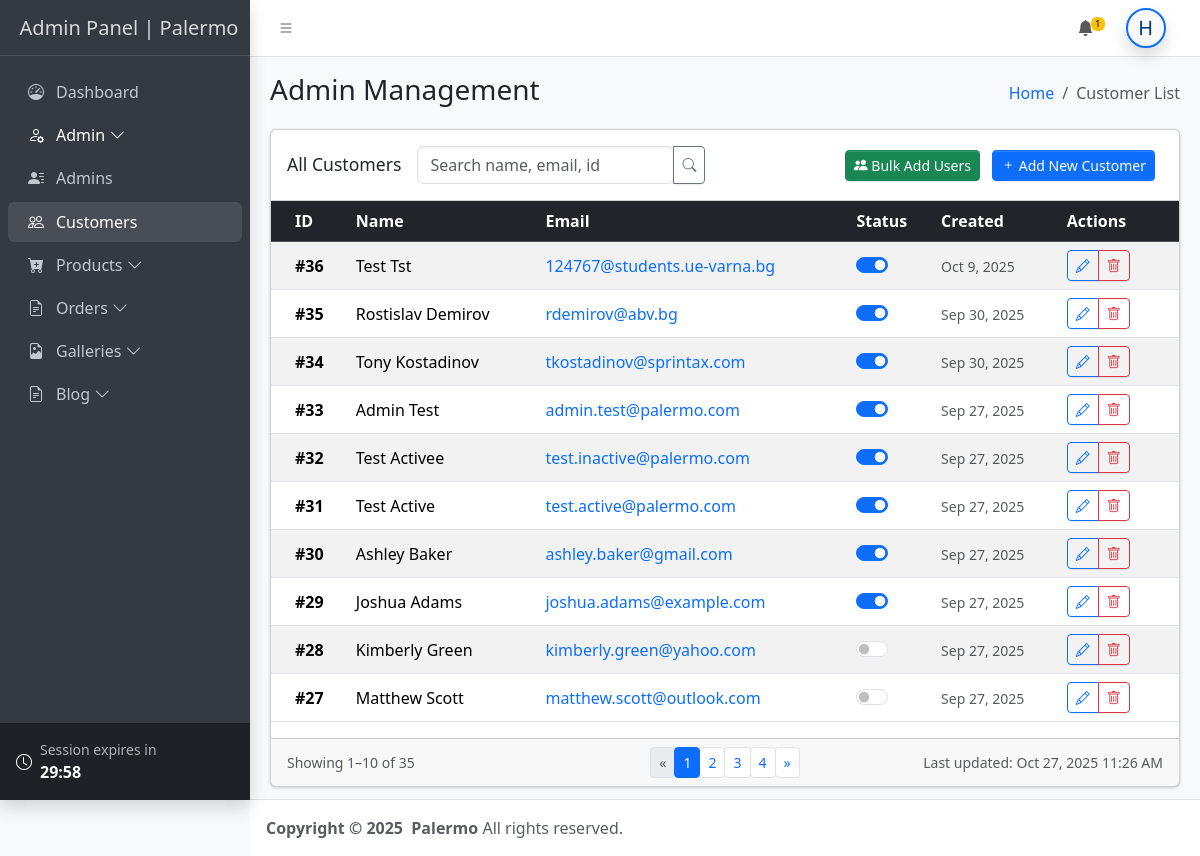
The page /admin/user_list (signed in) on the database as committed earlier.
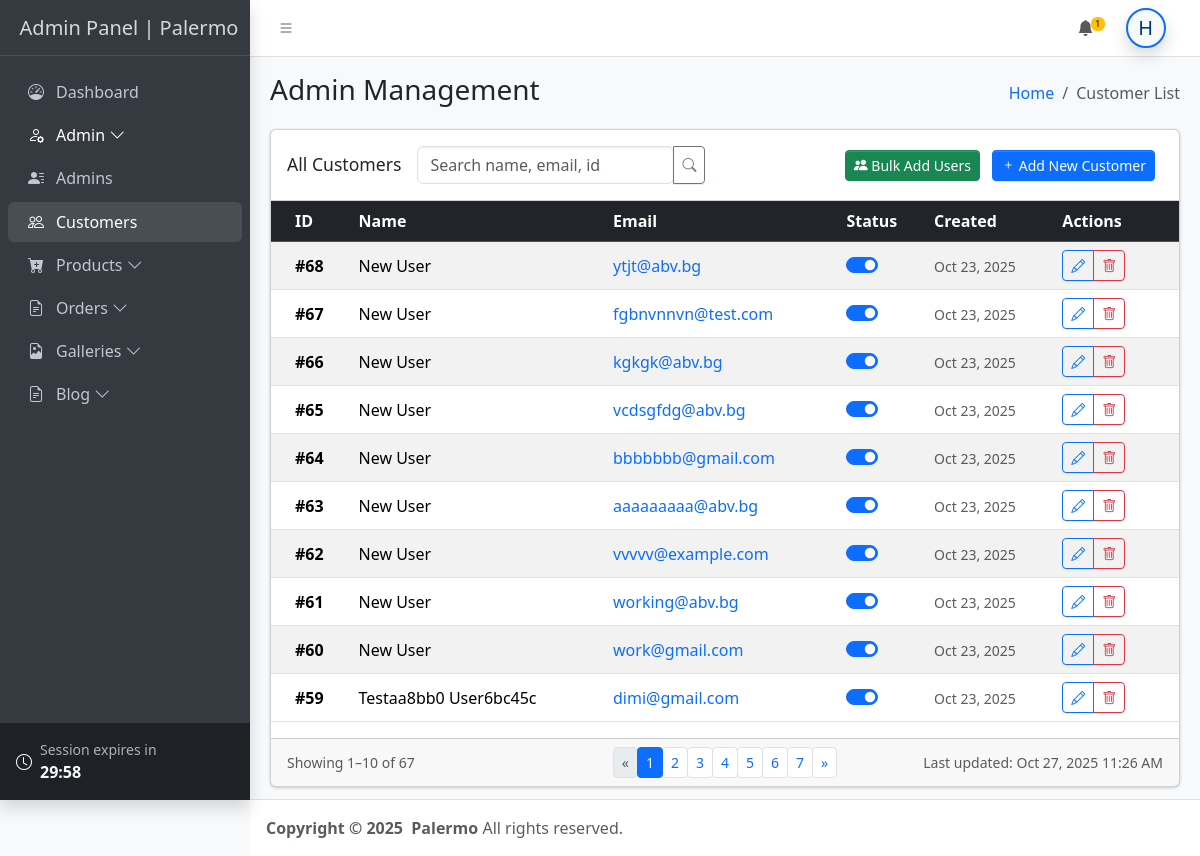
The same page on the database as committed later.
### tables this page shows
CREATE TABLE `users` (
  `id` int(11) NOT NULL,
  `first_name` varchar(100) DEFAULT NULL,
  `last_name` varchar(100) DEFAULT NULL,
  `email` varchar(150) DEFAULT NULL,
  `password` varchar(255) DEFAULT NULL,
  `address` varchar(255) DEFAULT NULL,
  `city` varchar(100) DEFAULT NULL,
  `phone` varchar(50) DEFAULT NULL,
  `zip_code` varchar(20) DEFAULT NULL,
  `active` enum('0','1') DEFAULT '1',
  `created_at` timestamp NOT NULL DEFAULT current_timestamp(),
  `updated_at` timestamp NOT NULL DEFAULT current_timestamp() ON UPDATE current_timestamp()
);

### admin/include/Paginator.php (called while the page is built, shortened)
<?php
class Paginator
{
    public int $perPage;
    public int $currentPage;
    public int $totalPages;
    public function __construct(int $totalItems, int $currentPage = 1, int $perPage = 5)
    {
        $this->perPage = max(1, $perPage);
        $this->totalItems = max(0, $totalItems);
        $this->totalPages = (int) max(1, ceil($this->totalItems / $this->perPage));
        $this->currentPage = min(max(1, $currentPage), $this->totalPages);
    }
    public function offset(): int
    {
        return ($this->currentPage - 1) * $this->perPage;
    }
    public function pages(): array
    {
        return range(1, $this->totalPages);
    }
}

### admin/include/functions.php (called while the page is built, shortened)
<?php
function buildPageUrl(int $page, ?string $base = null): string
{
    $base = $base ?: 'admin_list';
    $query = [];
    if ($page > 1) {
        $query['page'] = $page;
    }
    $qs = http_build_query($query);
    return $base . ($qs ? ('?' . $qs) : '');
}

### admin/user_list.php (the view, shortened to what the changed rows need)
<?php
require_once(__DIR__ . '/../include/connect.php');
require_once(__DIR__ . '/include/functions.php');
require_once(__DIR__ . '/include/Paginator.php');
include(__DIR__ . '/include/html_functions.php');
$page = $_GET['page'] ?? 1;
$perPage = 10;
$whereSql = '';
$params = [];
$countSql = 'SELECT COUNT(*) FROM users' . $whereSql;
$stmtCount = $pdo->prepare($countSql);
$stmtCount->execute($params);
$totalUsersCount = $stmtCount->fetchColumn();
$paginator = new Paginator($totalUsersCount, $page, $perPage);
$dataSql = 'SELECT id, first_name, last_name, email, active, created_at
            FROM users' . $whereSql . ' ORDER BY id DESC LIMIT :lim OFFSET :off';
$stmt = $pdo->prepare($dataSql);
$stmt->bindValue(':lim', $paginator->limit(), PDO::PARAM_INT);
$stmt->bindValue(':off', $paginator->offset(), PDO::PARAM_INT);
$stmt->execute();
$users = $stmt->fetchAll(PDO::FETCH_ASSOC);
?>
</head>
<body class="layout-fixed sidebar-expand-lg sidebar-open bg-body-tertiary">
    <div class="app-wrapper">
        <main class="app-main">
            <div class="app-content">
                <div class="container-fluid">
                    <div class="row">
                        <div class="col-12">
                            <div class="card">
                                <div class="card-body p-0">
                                    <div class="table-responsive">
                                        <table class="table table-striped table-hover">
                                            <thead class="table-dark">
                                                <tr>
                                                    <th>ID</th>
                                                    <th>Name</th>
                                                    <th>Email</th>
                                                    <th>Status</th>
                                                    <th>Created</th>
                                                    <th>Actions</th>
                                                </tr>
                                            </thead>
                                            <tbody>
                                                <?php if (empty($users)) { ?>
                                                    <tr>
                                                        <td colspan="8" class="text-center py-4">
                                                            <div class="text-muted">
                                                                <i class="bi bi-person-x-fill fs-1"></i>
                                                                <p class="mt-2">No customers found</p>
                                                            </div>
                                                        </td>
                                                    </tr>
                                                <?php } else { ?>
                                                    <?php foreach ($users as $user) { ?>
                                                        <tr>
                                                            <td class="align-middle">
                                                                <strong>#<?php echo $user['id']; ?></strong>
                                                            </td>
                                                            <td class="align-middle">
                                                                <div class="d-flex align-items-center">
                                                                    <?php echo $user['first_name'] . ' ' . $user['last_name']; ?>
                                                                </div>
                                                            </td>
                                                            <td class="align-middle">
                                                                <a href="mailto:<?php echo $user['email']; ?>" class="text-decoration-none">
                                                                    <?php echo $user['email']; ?>
                                                                </a>
                                                            </td>
                                                            <td class="align-middle">
                                                                <div class="form-check form-switch">
                                                                    <input class="form-check-input js-user-status-toggle" type="checkbox" data-user-id="<?php echo $user['id']; ?>" <?php echo $user['active'] == '1' ? 'checked' : ''; ?>>
                                                                </div>
                                                            </td>
                                                            <td class="align-middle">
                                                                <small class="text-muted">
                                                                    <?php echo date('M j, Y', strtotime($user['created_at'])); ?>
                                                                </small>
                                                            </td>
                                                            <td class="align-middle">
                                                                <div class="btn-group" role="group">
                                                                    <a href="user_edit?id=<?php echo $user['id']; ?>" class="btn btn-sm btn-outline-primary" title="Edit">
                                                                        <i class="bi bi-pencil"></i>
                                                                    </a>
                                                                    <button type="button" class="btn btn-sm btn-outline-danger js-user-delete-btn"
                                                                        data-user-id="<?php echo $user['id']; ?>"
                                                                        data-user-name="<?php echo ($user['first_name'] . ' ' . $user['last_name']); ?>">
                                                                        <i class="bi bi-trash"></i>
                                                                    </button>
                                                                </div>
                                                            </td>
                                                        </tr>
                                                    <?php } ?>
                                                <?php } ?>
                                            </tbody>
                                        </table>
                                    </div>
                                </div>
                                <?php if (!empty($users)) { ?>
                                    <div class="card-footer">
                                        <div class="row align-items-center g-3">
                                            <div class="col-md-4">
                                                <small class="text-muted d-block">
                                                    <?php
                                                    $start = $paginator->offset() + 1;
                                                    $end = $paginator->offset() + count($users);
                                                    ?>
                                                    <?php if ($totalUsersCount > 0) { ?>
                                                        Showing <?php echo $start; ?>–<?php echo $end; ?> of <?php echo $totalUsersCount; ?>
                                                    <?php } else { ?>
                                                        No results
                                                    <?php } ?>
                                                </small>
                                            </div>
                                            <div class="col-md-4 text-md-center">
                                                <nav aria-label="Pagination">
                                                    <ul class="pagination pagination-sm mb-0 justify-content-center">
                                                        <?php foreach ($paginator->pages() as $pg) { ?>
                                                            <li class="page-item <?php echo ($pg === $paginator->currentPage) ? 'active' : ''; ?>">
                                                                <a class="page-link" href="<?php echo buildPageUrl($pg, 'user_list'); ?>"><?php echo $pg; ?></a>
                                                            </li>
                                                        <?php } ?>
                                                    </ul>
                                                </nav>
                                            </div>
                                        </div>
                                    </div>
                                <?php } ?>
                            </div>
                        </div>
                    </div>
                </div>
            </div>
        </main>
</body>
</html>

Rows that differ between the two databases and show on the page:
no longer on this page (row unchanged): users: id "36", first_name "Test", last_name "Tst", email "124767@students.ue-varna.bg", active "☑", created_at "Oct 9, 2025"
no longer on this page (row unchanged): users: id "35", first_name "Rostislav", last_name "Demirov", email "rdemirov@abv.bg", active "☑", created_at "Sep 30, 2025"
no longer on this page (row unchanged): users: id "34", first_name "Tony", last_name "Kostadinov", email "tkostadinov@sprintax.com", active "☑", created_at "Sep 30, 2025"
no longer on this page (row unchanged): users: id "33", first_name "Admin", last_name "Test", email "admin.test@palermo.com", active "☑", created_at "Sep 27, 2025"
no longer on this page (row unchanged): users: id "32", first_name "Test", last_name "Activee", email "test.inactive@palermo.com", active "☑", created_at "Sep 27, 2025"
no longer on this page (row unchanged): users: id "31", first_name "Test", last_name "Active", email "test.active@palermo.com", active "☑", created_at "Sep 27, 2025"
no longer on this page (row unchanged): users: id "30", first_name "Ashley", last_name "Baker", email "ashley.baker@gmail.com", active "☑", created_at "Sep 27, 2025"
no longer on this page (row unchanged): users: id "29", first_name "Joshua", last_name "Adams", email "joshua.adams@example.com", active "☑", created_at "Sep 27, 2025"
no longer on this page (row unchanged): users: id "28", first_name "Kimberly", last_name "Green", email "kimberly.green@yahoo.com", created_at "Sep 27, 2025"
no longer on this page (row unchanged): users: id "27", first_name "Matthew", last_name "Scott", email "matthew.scott@outlook.com", created_at "Sep 27, 2025"
added users: id "68", first_name "New", last_name "User", email "ytjt@abv.bg", active "☑", created_at "Oct 23, 2025"
added users: id "67", first_name "New", last_name "User", email "fgbnvnnvn@test.com", active "☑", created_at "Oct 23, 2025"
added users: id "66", first_name "New", last_name "User", email "kgkgk@abv.bg", active "☑", created_at "Oct 23, 2025"
added users: id "65", first_name "New", last_name "User", email "vcdsgfdg@abv.bg", active "☑", created_at "Oct 23, 2025"
added users: id "64", first_name "New", last_name "User", email "bbbbbbb@gmail.com", active "☑", created_at "Oct 23, 2025"
added users: id "63", first_name "New", last_name "User", email "aaaaaaaaa@abv.bg", active "☑", created_at "Oct 23, 2025"
added users: id "62", first_name "New", last_name "User", email "vvvvv@example.com", active "☑", created_at "Oct 23, 2025"
added users: id "61", first_name "New", last_name "User", email "working@abv.bg", active "☑", created_at "Oct 23, 2025"
added users: id "60", first_name "New", last_name "User", email "work@gmail.com", active "☑", created_at "Oct 23, 2025"
added users: id "59", first_name "Testaa8bb0", last_name "User6bc45c", email "dimi@gmail.com", active "☑", created_at "Oct 23, 2025"
Other text that changed with them:
$totalUsersCount: "35" → "67"
new list line: "5"
new list line: "6"
new list line: "7"
